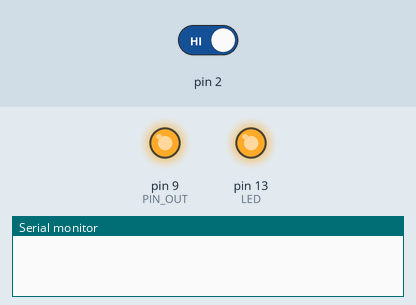
Simulated run of this sketch. Board: Arduino Uno, built with avr-gcc and run on an emulated ATmega328P. Parts: output pins drawn as LEDs (lit = HIGH), the last lines printed to the serial monitor. The inputs (shaded band) are chosen by the test bench; at power-on: pin 2 HIGH. Sleep ends after the set time or at an interrupt.

Above: at 1.2 s.
1.3 s: pin 2 driven LOW
At 6.9 s:
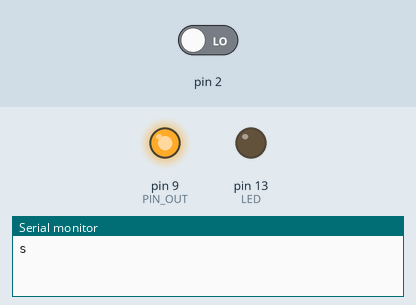
Timing chart, 0 to 8.4 s (numbered marks = the images above; inputs shaded):
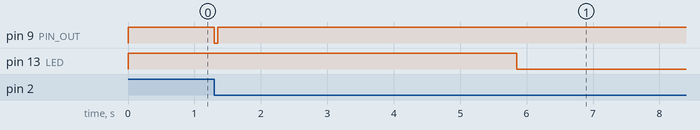

Measured:
- after the input at 1.3 s, pin 9 (PIN_OUT): HIGH → LOW at once, → HIGH 0.05 s later; pin 13 (LED): HIGH → LOW after 4.6 s instead of 3.2 s

The sketch:

sport_driver.ino
```cpp
#include <avr/sleep.h>

const byte LED = 13;    // 工作指示灯
const byte PIN_OUT = 9;  // 临时用于通知旧板子有信号到了的端口

volatile bool isTrigger = false;  // 中断变量

unsigned long max_loop_count = 500000; // 在无串口通信时，大约5秒钟一次
unsigned long loop_count = 0;  // 计数

void onTrigger() {
  isTrigger = true;
}

void showInfo() {
  digitalWrite(PIN_OUT, LOW);
  delay (50);
  digitalWrite(PIN_OUT, HIGH);
}

void setup ()
{
    Serial.begin(9600);
    pinMode(LED, OUTPUT);
    pinMode(PIN_OUT, OUTPUT);
    attachInterrupt(0, onTrigger, FALLING );

    loop_count = 0;
    digitalWrite(PIN_OUT, HIGH);  // pull up
}

void loop ()
{
  digitalWrite(LED, HIGH);
  if (isTrigger) {
    cli();
    isTrigger = false;   // clear to waite for next turn; this is in none interrupt zone
    sei();
    loop_count = 0;
    showInfo();
    Serial.println("s");
  } else {
    if (loop_count++ >= max_loop_count) {
      digitalWrite(LED, LOW);
      // it time to sleep
      sleep_enable();
      set_sleep_mode (SLEEP_MODE_PWR_DOWN);
      sleep_mode();

      loop_count = 0;  // don't forget to clear the time counter
      delay(100);     // waitting for serial port initialized
      sleep_disable();
    }
  }
}
```
